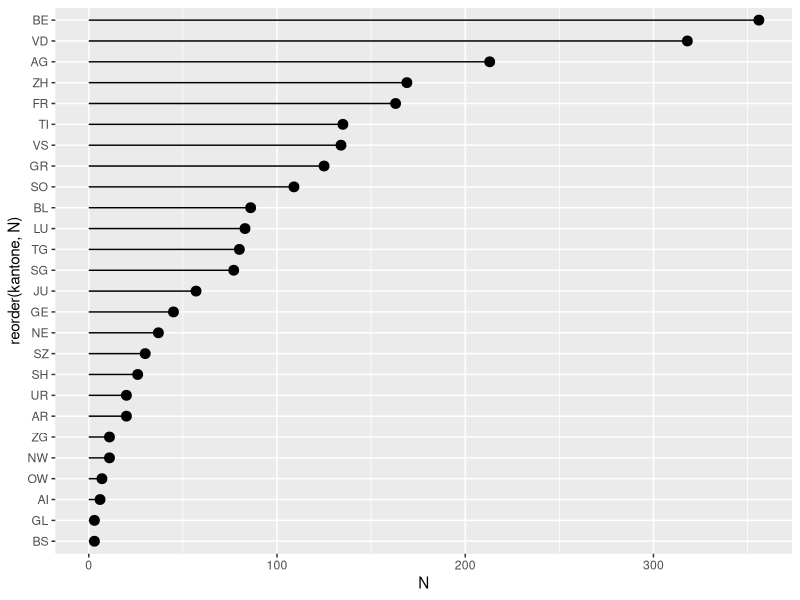
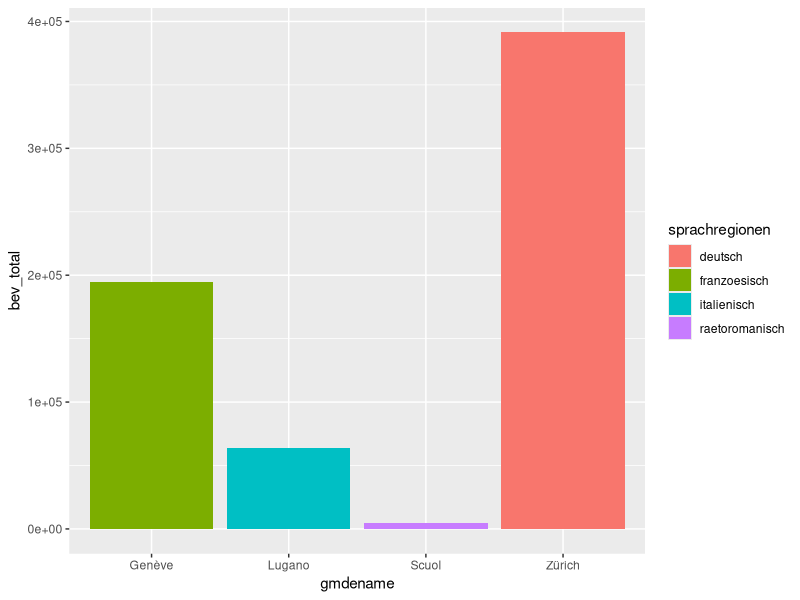
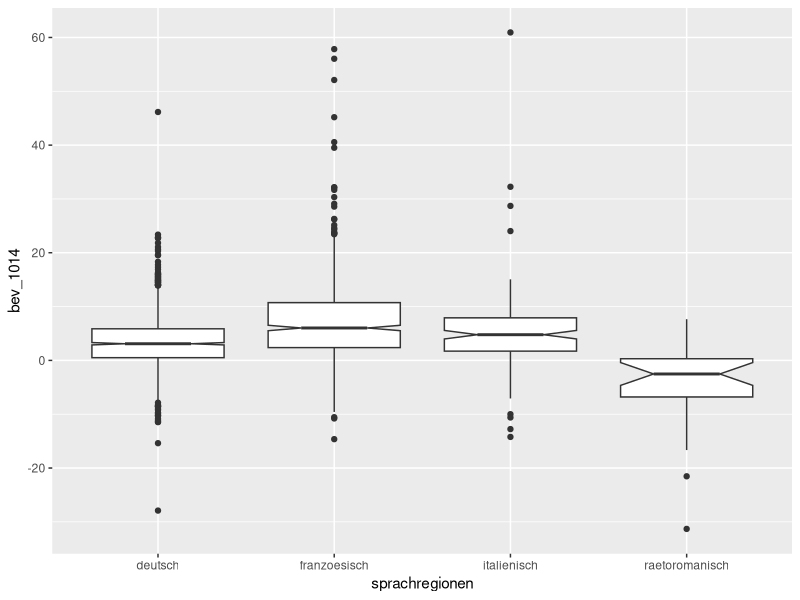
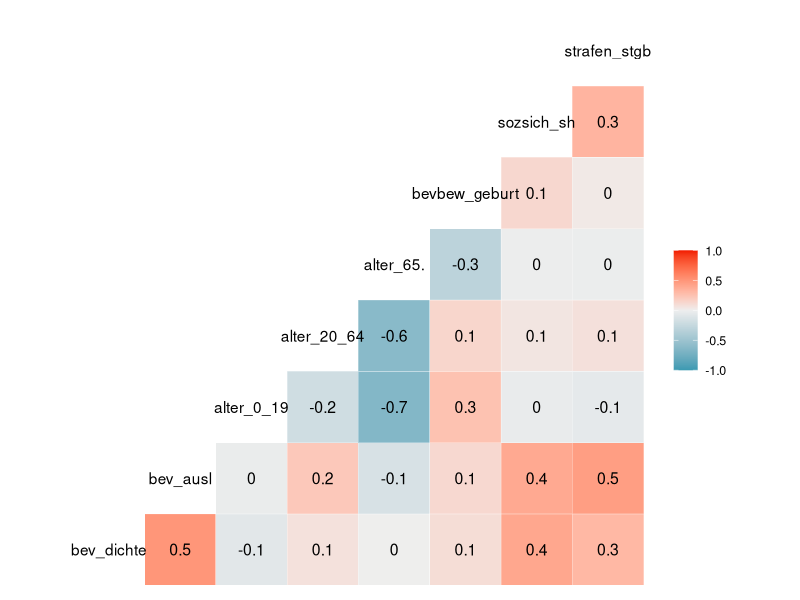
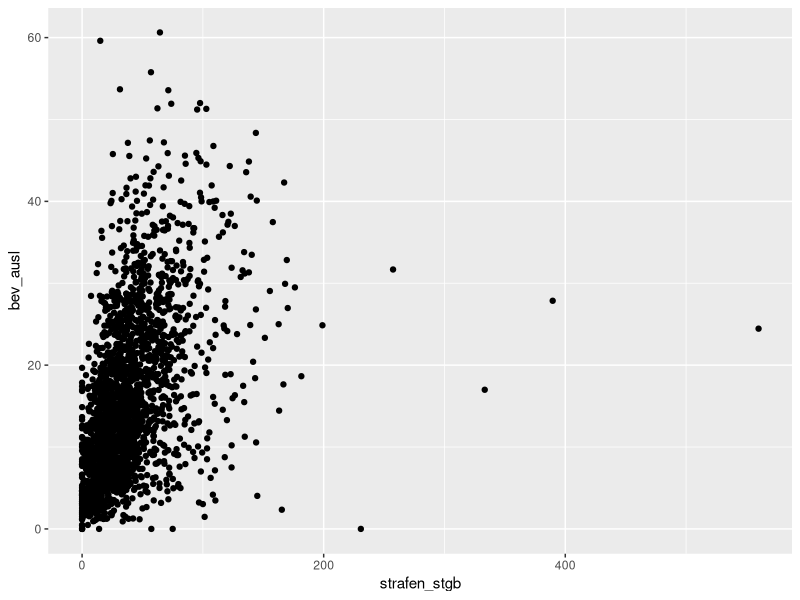
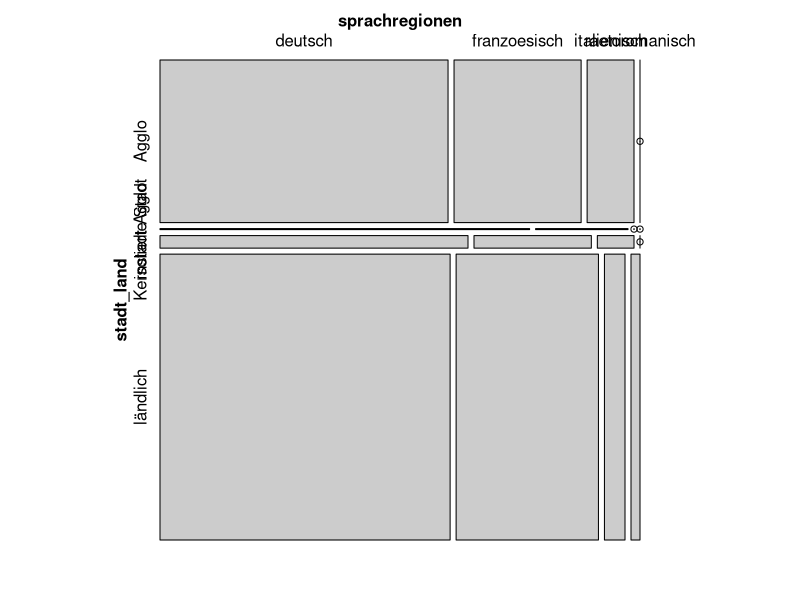
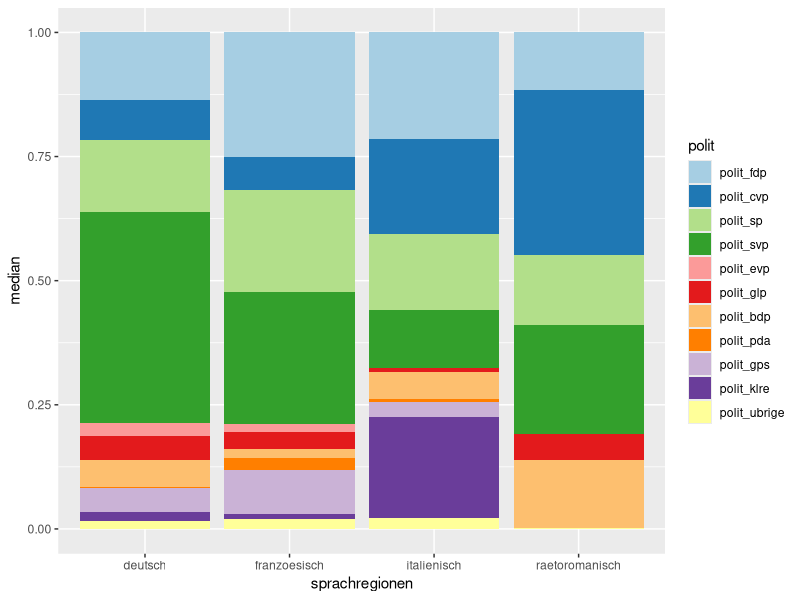

Write R code to recreate these figures, in order.

rm(list=ls())

# data.table version
# -----------------------------------------------------
library(dplyr)
library(readr)

df <- read_csv("dataviz/GemeindeDaten/gemeindedaten.csv")

# Beantworten Sie folgende Fragen:
# Wie viele Gemeinden gab es in der Schweiz im Jahr 2014?
nrow(df)
# Was ist die mittlere Einwohnerzahl einer Schweizer Gemeinde?
mean(df$bev_total)
# Wie viele Einwohner leben in der grössten Gemeinde?
df %>%
  arrange(desc(bev_total)) %>%
  head(1) %>%
  select(gmdename, kantone, grossregionen, bev_total)
# Wie viele in der kleinsten?
df %>%
  arrange(bev_total) %>%
  head(1) %>%
  select(gmdename, kantone, grossregionen, bev_total)

library(ggplot2)
# 5. In welchem Kanton gibt es am meisten Gemeinden? In welchem am wenigsten?

df %>% 
  group_by(kantone) %>% 
  summarise(N = n()) %>% 
  ggplot(aes(x = reorder(kantone, N), y = N)) +
  geom_point(size = 3) +
  geom_segment(aes(xend = kantone, yend = 0), lineend = 1) +
  coord_flip()


# 6. Betrachten Sie die Einwohnerzahlen der Gemeinden gruppiert nach Sprachregionen. Wie
# heissen die jeweils grössten Gemeinden?

df %>%
  group_by(sprachregionen) %>% 
  mutate(rank = dense_rank(-bev_total)) %>% 
  filter(rank == 1) %>% 
  ggplot(aes(x = gmdename, y = bev_total, fill = sprachregionen)) +
  geom_bar(stat = "identity", position = "dodge")


# 7. Betrachten Sie die Veränderung der Einwohnerzahl von 2010 bis 2014 nach Sprachregionen. In
# welcher Sprachregionen sind die Gemeinden am stärksten gewachsen? In welcher am wenigsten oder gibt es Sprachregionen, in welcher die Einwohnerentwicklung in der Tendenz sogar eher rückläufig ist? Analysieren sie zusätzlich graphisch, ob die Unterscheidung von städtischen und ländlichen Gemeinden dabei eine Rolle spielt?

df %>% 
  ggplot(aes(x = sprachregionen, y = bev_1014)) +
  geom_boxplot(notch = TRUE)

# 8. Untersuchen Sie die Zusammenhangsstruktur folgender Variablen:
#   bev_dichte, bev_ausl, alter_0_19, alter_20_64, alter_65.,bevbew_geburt, sozsich_sh, strafen_stgb
# Gibt es Korrelationen?
# Falls ja, lassen Sie sich erklären oder sind sie eher unerwartet?
# Suchen Sie sich einen Ihnen interessant erscheinenden Zusammenhang und schauen Sie sich diesen in einem eigenen Scatterplot an

df_cor <- df %>%
  select(bev_dichte, bev_ausl,
         alter_0_19, alter_20_64,
         `alter_65+`, bevbew_geburt,
         sozsich_sh, strafen_stgb)

library(GGally)

ggcorr(df_cor, label = TRUE)

df_cor %>%
  ggplot(aes(x = strafen_stgb, y = bev_ausl)) + 
  geom_point()

# 9. Visualisieren Sie eine Kontingenztabelle mit den Variablen Stadt_Land und Sprachregionen.
# Welcher Gemeindetyp überwiegt bei deutschsprachigen Gemeinden, welcher bei italienischsprachigen Gemeinden.
# Gibt es in jeder Sprachregion isolierte Städte?

library(vcd)

df %>%
  select(stadt_land, sprachregionen) %>% 
  table() %>% 
  mosaic()


# 10. Erstellen Sie ein politisches Profil nach Sprachregionen mit der Hilfe
# der Variablen zu den Wähleranteilen.

library(reshape2)

col <- grep("polit", colnames(df))
df_pol <- df %>% select(sprachregionen, col) %>% 
  melt(id.vars = "sprachregionen") %>% 
  transmute(sprachregionen = sprachregionen,
            polit = variable,
            value = value %>% as.numeric) %>% 
  na.omit()


df_pol %>% 
  group_by(sprachregionen, polit) %>% 
  summarise(median = median(value)) %>% 
  ggplot(aes(x = sprachregionen, y = median, fill = polit)) +
  geom_bar(position = "fill", stat = "identity") +
  scale_fill_brewer(palette = "Paired")



